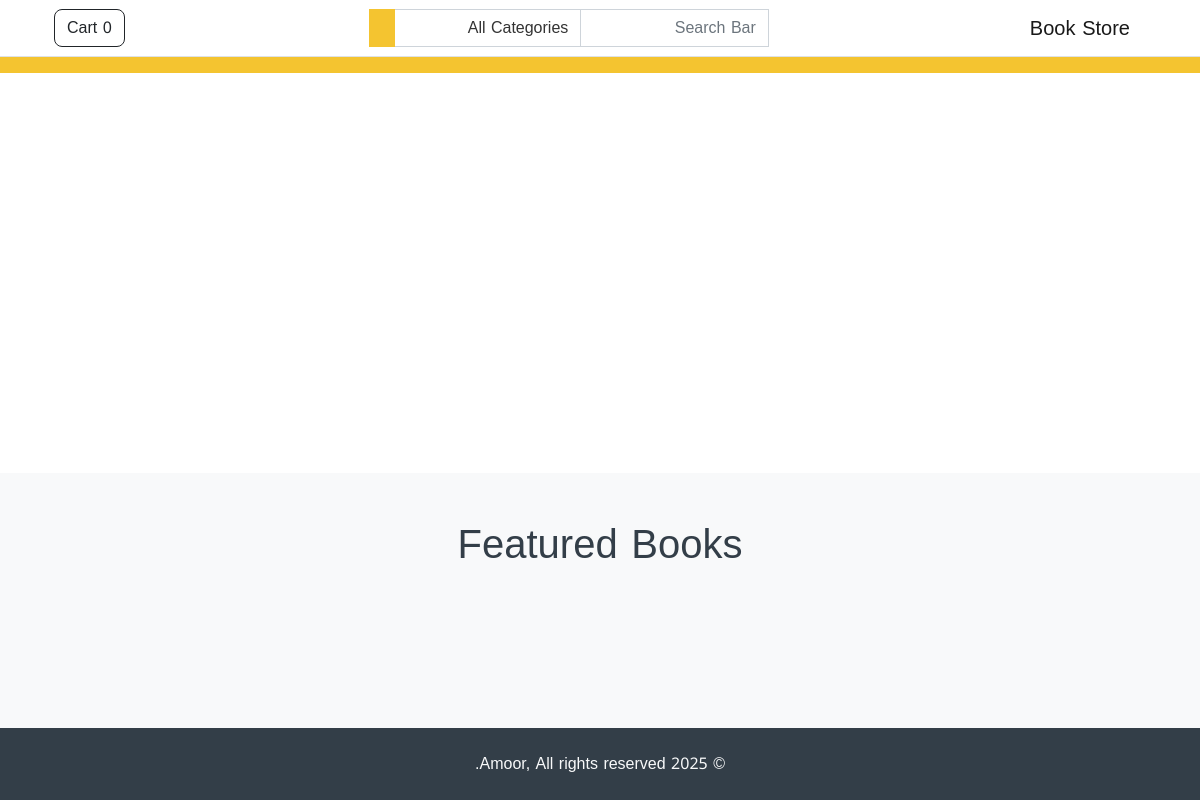
Page /store/ on the earlier database version.
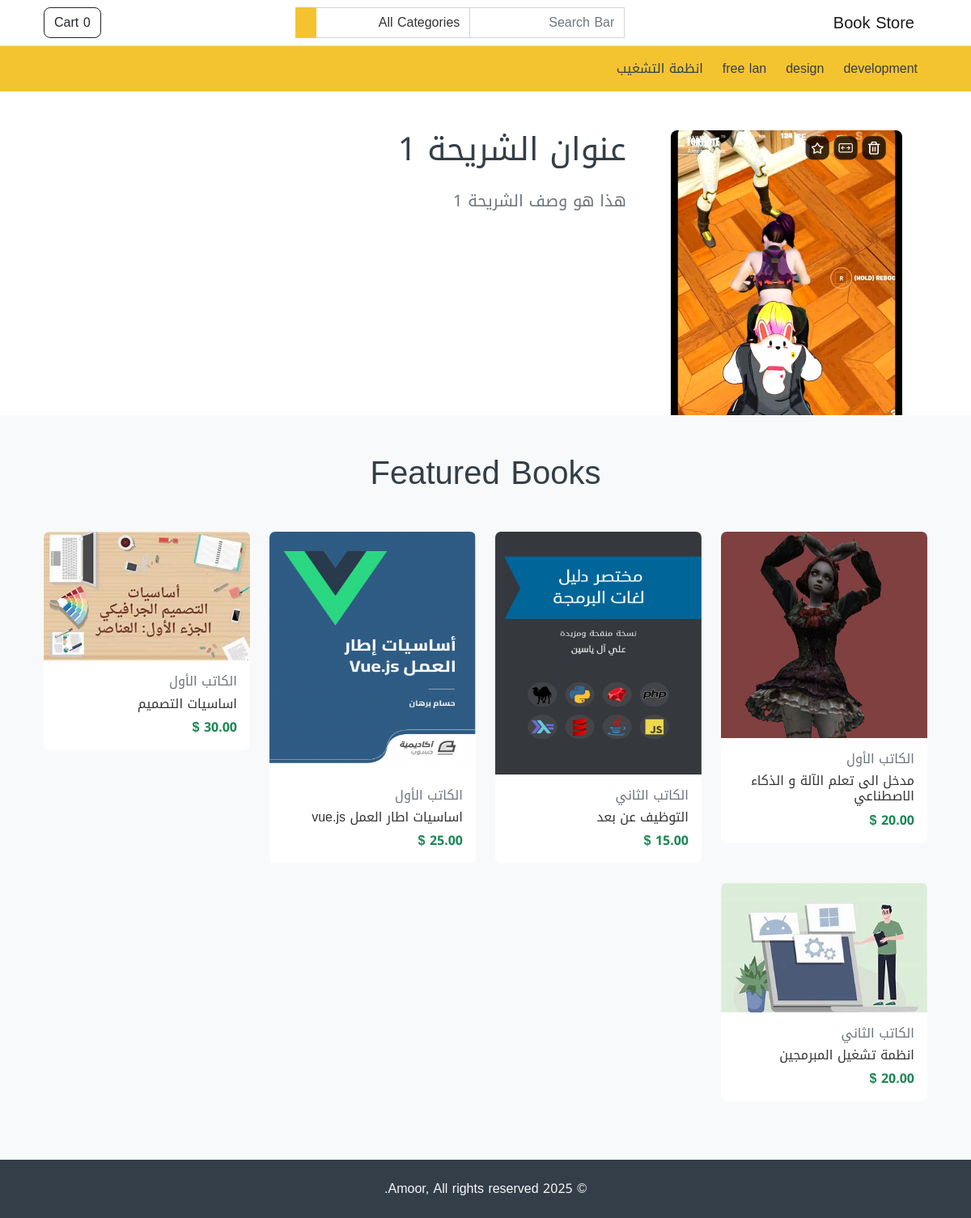
Same page on the later database version.
### store/models.py (models this page shows, shortened)
class Category(models.Model):
    name = models.CharField(max_length=255, unique=True)
    featured = models.BooleanField(default=False)
    order = models.IntegerField(default=1)
    created_at = models.DateTimeField(auto_now_add=True)
    updated_at = models.DateTimeField(auto_now=True)

class Slider(models.Model):
    title = models.CharField(max_length=255)
    subtitle = models.TextField(max_length=500)
    image = models.ImageField(null=True)
    order = models.IntegerField(default=1)
    created_at = models.DateTimeField(auto_now_add=True)
    updated_at = models.DateTimeField(auto_now=True)

class Product(models.Model):
    name = models.CharField(max_length=255)
    short_description = models.CharField(max_length=255, null=True)
    description = models.TextField(null=True)
    price = models.DecimalField(max_digits=10, decimal_places=2)
    stock = models.PositiveIntegerField(null=True)
    image = models.ImageField(null=True)
    featured = models.BooleanField(default=False)
    created_at = models.DateTimeField(auto_now_add=True)
    updated_at = models.DateTimeField(auto_now=True)
    category = models.ForeignKey(Category, on_delete=models.PROTECT)
    author = models.ForeignKey(Author, on_delete=models.SET_NULL, null=True)

class Author(models.Model):
    name = models.CharField(max_length=255)
    bio = models.TextField(null=True)
    created_at = models.DateTimeField(auto_now_add=True)
    updated_at = models.DateTimeField(auto_now=True)

### store/views.py (the view)
# urls.py: path('', views.index, name='StoreHome'),
def index(request):
    products = Product.objects.select_related('author').filter(featured=True)
    slider = Slider.objects.order_by('order')
    return render(
        request, 'index.html',
        {
            'products': products,
            'slides': slider,
        }
    )

### store/custom_context_processor.py (called while the page is built)
def store_website(request) -> dict:
    cart = Cart.objects.filter(session = request.session.session_key).last()
    cart_total = 0
    cart_products = []
    if cart:
        cart_products = Product.objects.filter(pk__in=cart.item)
        for item in cart_products:
            cart_total += item.price
    categories = Category.objects.order_by('order')
    return {
        'categories': categories,
        'cart_total': cart_total,
        'cart_products': cart_products,
    }

### store/templatetags/my_filters.py (called while the page is built)
def currency(amount):
    return '{:.2f}'.format(amount) + ' $'

### store/templates/index.html
{% extends "base.html" %}
{% load i18n %}
{% block content %}
{% include 'partials/slider.html' with slides=slides %}
<div class="container my-5">
    <section>
        <div class="col-md-12 mb-5">
            <p class="h1 text-center text-secondary">{% trans "Featured Books" %}</p>
        </div>
    <div class="row">
        {% for product in products %}
            <div class="col-md-3">
                {% include 'common/product_card.html' with product=product%}
            </div>
        {% endfor %}
    </div>
    </section>
</div>
{% endblock content %}

### store/templates/base.html (shortened to what this page needs)
{% load static %}
{% load i18n %}
<!DOCTYPE html>
<html lang="ar" class="h-100" dir="rtl">
<head>
    <link href="{% static 'css/101.css' %}" rel="stylesheet">
    <link href="{% static 'css/app.css' %}" rel="stylesheet">
</head>
<body class="d-flex flex-column h-100 bg-light">
    {% include "partials/header.html" %}
    <main>
        {% block content %}
        {% endblock %}
    </main>
    {% include "partials/footer.html" %}
    </body>
</html>

### store/templates/partials/header.html (shortened to what this page needs)
{% load i18n %}
<nav class="navbar navbar-expand-lg navbar-light bg-white border-bottom">
    <div class="container">
        <a class="navbar-brand" href="/store">{% trans "Book Store" %}</a>
        <div class="collapse navbar-collapse mt-2 mt-lg-0" id="navbarSupportedContent">
            {% include "partials/header_search.html" %}
            <ul class="navbar-nav my-2 my-lg-0">
                <li class="nav-item">
                    <a href="{% url 'StoreCart' %}" class="btn btn-outline-dark" type="button">
                        {% trans 'Cart' %} <span id='cart-items-count'>{{ cart_products|length }}</span>
                    </a>
                </li>
            </ul>
        </div>
    </div>
</nav>
<nav class="navbar navbar-expand-lg navbar-light bg-primary">
    <div class="container">
        <div class="collapse navbar-collapse mt-2 mt-lg-0" id="navbarSupportedContent">
                <ul class="navbar-nav my-2 my-lg-0">
                    {% for category in categories %}
                        <li class="nav-item">
                            <a class="nav-link mx-1" href="{% url 'StoreCategory' category.id %}" role="button">
                                {{ category.name }}
                            </a>
                        </li>
                    {% endfor %}
                </ul>
            </div>
        </div>
</nav>

### store/templates/partials/header_search.html (shortened to what this page needs)
{% load i18n %}
<form  class="d-flex mx-auto" method='GET' action="{% url 'SearchProduct'%}">
    <div class="input-group">
        <input name="query" value="{{ request.GET.query }}" type="search" class="form-control" style="..." placeholder="{% trans 'Search Bar' %}"/>
        <select name="category" class="form-control" style="...">
            <option value="">{% trans 'All Categories' %}</option>
        </select>
        <button class="btn btn-primary" type="submit">
        </button>
    </div>
</form>

### store/templates/partials/slider.html (shortened to what this page needs)
<div class="main-slider my-auto">
    <div class="swiper-wrapper">
        {% for slide in slides %}
            <div class="swiper-slide">
                <div class="container pt-5">
                    <div class="row">
                        <div class="col-md-4 text-center d-none d-lg-block">
                            <img src="{{ slide.image.url }}" alt="{{ slide.title }}" class="img-fluid rounded">
                        </div>
                        <div class="col-md-8">
                            <h1 class="text-secondary">
                                {{ slide.title }}
                            </h1>
                            <blockquote class="blockquote mt-4">
                                <p class="text-muted">
                                    {{ slide.subtitle }}
                                </p>
                            </blockquote>
                        </div>
                    </div>
                </div>
            </div>
        {% endfor %}
    </div>
</div>

### store/templates/common/product_card.html (shortened to what this page needs)
{% load i18n %}
{% load my_filters %}
<div class="product card mb-4">
    <img src="{{ product.image.url }}" class="card-img-top" alt="{{ product.name }}"/>
    <div class="card-body">
        <h6 class="text-muted">{{ product.author.name }}</h6>
        <h6 class="card-title">{{ product.name }}</h6>
        <strong class="fw-bold text-success">{{ product.price|currency }}</strong>
    </div>
</div>

### store/templates/partials/footer.html
{% load i18n %}
<footer class="footer mt-auto py-4 bg-secondary">
    <div class="container text-center">
      <span class="text text-light">{% trans "© 2025 Amoor, All rights reserved." %}</span>
    </div>
  </footer>

Differences in the rows shown:
added Category: name "development"
added Category: name "design"
added Category: name "free lan"
added Category: name "انظمة التشغيب"
added Slider: image (picture), title "عنوان الشريحة 1", subtitle "هذا هو وصف الشريحة 1"
added Product: image (picture), author.name "الكاتب الأول", name "مدخل الى تعلم الآلة و الذكاء الاصطناعي", price "20.00 $"
added Product: image (picture), author.name "الكاتب الثاني", name "التوظيف عن بعد", price "15.00 $"
added Product: image (picture), author.name "الكاتب الأول", name "اساسيات اطار العمل vue.js", price "25.00 $"
added Product: image (picture), author.name "الكاتب الأول", name "اساسيات التصميم", price "30.00 $"
added Product: image (picture), author.name "الكاتب الثاني", name "انظمة تشغيل المبرمجين", price "20.00 $"
